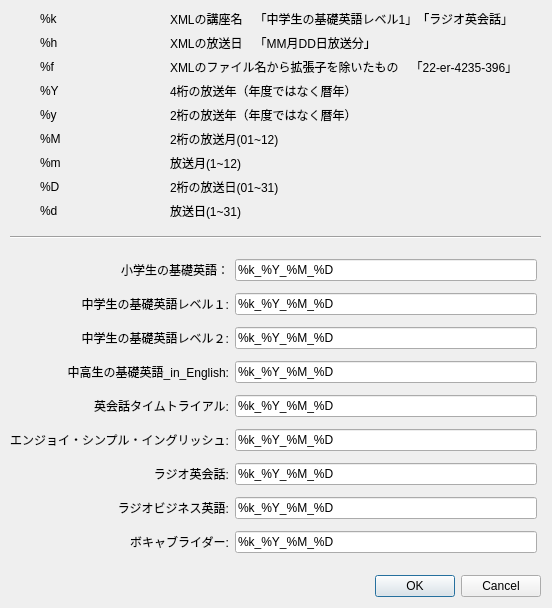
<?xml version="1.0" encoding="UTF-8"?>
<ui version="4.0">
 <class>CustomizeDialogClass</class>
 <widget class="QDialog" name="CustomizeDialogClass">
  <property name="windowModality">
   <enum>Qt::ApplicationModal</enum>
  </property>
  <property name="geometry">
   <rect>
    <x>0</x>
    <y>0</y>
    <width>552</width>
    <height>608</height>
   </rect>
  </property>
  <property name="minimumSize">
   <size>
    <width>552</width>
    <height>608</height>
   </size>
  </property>
  <property name="maximumSize">
   <size>
    <width>552</width>
    <height>608</height>
   </size>
  </property>
  <property name="windowTitle">
   <string>カスタマイズ</string>
  </property>
  <widget class="QDialogButtonBox" name="buttonBox">
   <property name="geometry">
    <rect>
     <x>340</x>
     <y>570</y>
     <width>201</width>
     <height>32</height>
    </rect>
   </property>
   <property name="sizePolicy">
    <sizepolicy hsizetype="Fixed" vsizetype="Fixed">
     <horstretch>0</horstretch>
     <verstretch>0</verstretch>
    </sizepolicy>
   </property>
   <property name="minimumSize">
    <size>
     <width>0</width>
     <height>0</height>
    </size>
   </property>
   <property name="orientation">
    <enum>Qt::Horizontal</enum>
   </property>
   <property name="standardButtons">
    <set>QDialogButtonBox::Cancel|QDialogButtonBox::Ok</set>
   </property>
  </widget>
  <widget class="QWidget" name="gridLayoutWidget">
   <property name="geometry">
    <rect>
     <x>10</x>
     <y>253</y>
     <width>527</width>
     <height>312</height>
    </rect>
   </property>
   <layout class="QGridLayout" name="gridLayout">
    <item row="0" column="0">
     <widget class="QLabel" name="label_0">
      <property name="enabled">
       <bool>true</bool>
      </property>
      <property name="text">
       <string>小学生の基礎英語：</string>
      </property>
      <property name="alignment">
       <set>Qt::AlignRight|Qt::AlignTrailing|Qt::AlignVCenter</set>
      </property>
     </widget>
    </item>
    <item row="0" column="2">
     <widget class="QLineEdit" name="lineEdit_0">
      <property name="enabled">
       <bool>true</bool>
      </property>
      <property name="text">
       <string>%k_%Y_%M_%D</string>
      </property>
     </widget>
    </item>
    <item row="1" column="0">
     <widget class="QLabel" name="label">
      <property name="text">
       <string>中学生の基礎英語レベル１:</string>
      </property>
      <property name="alignment">
       <set>Qt::AlignRight|Qt::AlignTrailing|Qt::AlignVCenter</set>
      </property>
     </widget>
    </item>
    <item row="1" column="2">
     <widget class="QLineEdit" name="lineEdit">
      <property name="toolTip">
       <string/>
      </property>
      <property name="text">
       <string>%k_%Y_%M_%D</string>
      </property>
     </widget>
    </item>
    <item row="2" column="0">
     <widget class="QLabel" name="label_2">
      <property name="text">
       <string>中学生の基礎英語レベル２:</string>
      </property>
      <property name="alignment">
       <set>Qt::AlignRight|Qt::AlignTrailing|Qt::AlignVCenter</set>
      </property>
     </widget>
    </item>
    <item row="2" column="2">
     <widget class="QLineEdit" name="lineEdit_2">
      <property name="text">
       <string>%k_%Y_%M_%D</string>
      </property>
     </widget>
    </item>
    <item row="3" column="0">
     <widget class="QLabel" name="label_3">
      <property name="text">
       <string>中高生の基礎英語_in_English:</string>
      </property>
      <property name="alignment">
       <set>Qt::AlignRight|Qt::AlignTrailing|Qt::AlignVCenter</set>
      </property>
     </widget>
    </item>
    <item row="3" column="2">
     <widget class="QLineEdit" name="lineEdit_3">
      <property name="text">
       <string>%k_%Y_%M_%D</string>
      </property>
     </widget>
    </item>
    <item row="4" column="0">
     <widget class="QLabel" name="label_4">
      <property name="text">
       <string>英会話タイムトライアル:</string>
      </property>
      <property name="alignment">
       <set>Qt::AlignRight|Qt::AlignTrailing|Qt::AlignVCenter</set>
      </property>
     </widget>
    </item>
    <item row="4" column="2">
     <widget class="QLineEdit" name="lineEdit_4">
      <property name="text">
       <string>%k_%Y_%M_%D</string>
      </property>
     </widget>
    </item>
    <item row="5" column="0">
     <widget class="QLabel" name="label_32">
      <property name="enabled">
       <bool>true</bool>
      </property>
      <property name="text">
       <string>エンジョイ・シンプル・イングリッシュ:</string>
      </property>
      <property name="alignment">
       <set>Qt::AlignRight|Qt::AlignTrailing|Qt::AlignVCenter</set>
      </property>
     </widget>
    </item>
    <item row="5" column="2">
     <widget class="QLineEdit" name="lineEdit_19">
      <property name="enabled">
       <bool>true</bool>
      </property>
      <property name="text">
       <string>%k_%Y_%M_%D</string>
      </property>
     </widget>
    </item>
    <item row="6" column="0">
     <widget class="QLabel" name="label_5">
      <property name="text">
       <string>ラジオ英会話:</string>
      </property>
      <property name="alignment">
       <set>Qt::AlignRight|Qt::AlignTrailing|Qt::AlignVCenter</set>
      </property>
     </widget>
    </item>
    <item row="6" column="2">
     <widget class="QLineEdit" name="lineEdit_5">
      <property name="text">
       <string>%k_%Y_%M_%D</string>
      </property>
     </widget>
    </item>
    <item row="7" column="0">
     <widget class="QLabel" name="label_6">
      <property name="text">
       <string>ラジオビジネス英語:</string>
      </property>
      <property name="alignment">
       <set>Qt::AlignRight|Qt::AlignTrailing|Qt::AlignVCenter</set>
      </property>
     </widget>
    </item>
    <item row="7" column="2">
     <widget class="QLineEdit" name="lineEdit_6">
      <property name="text">
       <string>%k_%Y_%M_%D</string>
      </property>
     </widget>
    </item>
    <item row="8" column="0">
     <widget class="QLabel" name="label_33">
      <property name="enabled">
       <bool>true</bool>
      </property>
      <property name="text">
       <string>ボキャブライダー:</string>
      </property>
      <property name="alignment">
       <set>Qt::AlignRight|Qt::AlignTrailing|Qt::AlignVCenter</set>
      </property>
     </widget>
    </item>
    <item row="8" column="2">
     <widget class="QLineEdit" name="lineEdit_21">
      <property name="enabled">
       <bool>true</bool>
      </property>
      <property name="text">
       <string>%k_%Y_%M_%D</string>
      </property>
     </widget>
    </item>
   </layout>
  </widget>
  <widget class="QWidget" name="gridLayoutWidget_2">
   <property name="geometry">
    <rect>
     <x>40</x>
     <y>10</y>
     <width>478</width>
     <height>210</height>
    </rect>
   </property>
   <layout class="QGridLayout" name="gridLayout_2">
    <item row="0" column="0">
     <widget class="QLabel" name="label_18">
      <property name="text">
       <string>%k</string>
      </property>
     </widget>
    </item>
    <item row="0" column="1">
     <widget class="QLabel" name="label_29">
      <property name="text">
       <string>XMLの講座名　「中学生の基礎英語レベル1」「ラジオ英会話」</string>
      </property>
     </widget>
    </item>
    <item row="1" column="0">
     <widget class="QLabel" name="label_19">
      <property name="text">
       <string>%h</string>
      </property>
     </widget>
    </item>
    <item row="1" column="1">
     <widget class="QLabel" name="label_30">
      <property name="text">
       <string>XMLの放送日　「MM月DD日放送分」</string>
      </property>
     </widget>
    </item>
    <item row="2" column="0">
     <widget class="QLabel" name="label_20">
      <property name="text">
       <string>%f</string>
      </property>
     </widget>
    </item>
    <item row="2" column="1">
     <widget class="QLabel" name="label_31">
      <property name="text">
       <string>XMLのファイル名から拡張子を除いたもの　「22-er-4235-396」</string>
      </property>
     </widget>
    </item>
    <item row="3" column="0">
     <widget class="QLabel" name="label_23">
      <property name="text">
       <string>%Y</string>
      </property>
     </widget>
    </item>
    <item row="3" column="1">
     <widget class="QLabel" name="label_34">
      <property name="text">
       <string>4桁の放送年（年度ではなく暦年）</string>
      </property>
     </widget>
    </item>
    <item row="4" column="0">
     <widget class="QLabel" name="label_24">
      <property name="text">
       <string>%y</string>
      </property>
     </widget>
    </item>
    <item row="4" column="1">
     <widget class="QLabel" name="label_35">
      <property name="text">
       <string>2桁の放送年（年度ではなく暦年）</string>
      </property>
     </widget>
    </item>
    <item row="5" column="0">
     <widget class="QLabel" name="label_25">
      <property name="text">
       <string>%M</string>
      </property>
     </widget>
    </item>
    <item row="5" column="1">
     <widget class="QLabel" name="label_36">
      <property name="text">
       <string>2桁の放送月(01~12)</string>
      </property>
     </widget>
    </item>
    <item row="6" column="0">
     <widget class="QLabel" name="label_26">
      <property name="text">
       <string>%m</string>
      </property>
     </widget>
    </item>
    <item row="6" column="1">
     <widget class="QLabel" name="label_37">
      <property name="text">
       <string>放送月(1~12)</string>
      </property>
     </widget>
    </item>
    <item row="7" column="0">
     <widget class="QLabel" name="label_27">
      <property name="text">
       <string>%D</string>
      </property>
     </widget>
    </item>
    <item row="7" column="1">
     <widget class="QLabel" name="label_38">
      <property name="text">
       <string>2桁の放送日(01~31)</string>
      </property>
     </widget>
    </item>
    <item row="8" column="0">
     <widget class="QLabel" name="label_28">
      <property name="text">
       <string>%d</string>
      </property>
     </widget>
    </item>
    <item row="8" column="1">
     <widget class="QLabel" name="label_39">
      <property name="text">
       <string>放送日(1~31)</string>
      </property>
     </widget>
    </item>
   </layout>
  </widget>
  <widget class="Line" name="line">
   <property name="geometry">
    <rect>
     <x>10</x>
     <y>227</y>
     <width>531</width>
     <height>20</height>
    </rect>
   </property>
   <property name="orientation">
    <enum>Qt::Horizontal</enum>
   </property>
  </widget>
 </widget>
 <tabstops>
  <tabstop>lineEdit_0</tabstop>
  <tabstop>lineEdit</tabstop>
  <tabstop>lineEdit_2</tabstop>
  <tabstop>lineEdit_3</tabstop>
  <tabstop>lineEdit_4</tabstop>
  <tabstop>lineEdit_5</tabstop>
  <tabstop>lineEdit_6</tabstop>
  <tabstop>lineEdit_19</tabstop>
  <tabstop>lineEdit_21</tabstop>
  <tabstop>buttonBox</tabstop>
 </tabstops>
 <resources/>
 <connections>
  <connection>
   <sender>buttonBox</sender>
   <signal>accepted()</signal>
   <receiver>CustomizeDialogClass</receiver>
   <slot>accept()</slot>
   <hints>
    <hint type="sourcelabel">
     <x>248</x>
     <y>560</y>
    </hint>
    <hint type="destinationlabel">
     <x>157</x>
     <y>274</y>
    </hint>
   </hints>
  </connection>
  <connection>
   <sender>buttonBox</sender>
   <signal>rejected()</signal>
   <receiver>CustomizeDialogClass</receiver>
   <slot>reject()</slot>
   <hints>
    <hint type="sourcelabel">
     <x>316</x>
     <y>560</y>
    </hint>
    <hint type="destinationlabel">
     <x>286</x>
     <y>274</y>
    </hint>
   </hints>
  </connection>
 </connections>
</ui>
